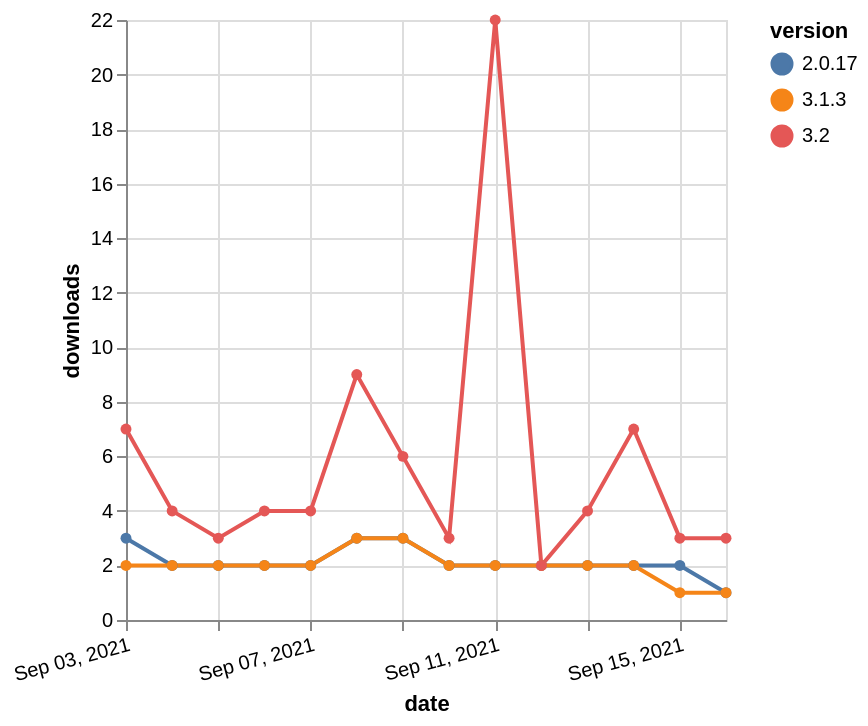

Express this chart as Vega-Lite.
### Vega-Lite specification from a JSON file in a GitHub repository (floating-point values rounded to 4 significant figures)
{"$schema": "https://vega.github.io/schema/vega-lite/v5.json", "description": "A simple bar chart with embedded data.", "data": {"values": [{"date": "2021-09-03", "total": 2763, "delta": 3, "version": "2.0.17"}, {"date": "2021-09-04", "total": 2765, "delta": 2, "version": "2.0.17"}, {"date": "2021-09-05", "total": 2767, "delta": 2, "version": "2.0.17"}, {"date": "2021-09-06", "total": 2769, "delta": 2, "version": "2.0.17"}, {"date": "2021-09-07", "total": 2771, "delta": 2, "version": "2.0.17"}, {"date": "2021-09-08", "total": 2774, "delta": 3, "version": "2.0.17"}, {"date": "2021-09-09", "total": 2777, "delta": 3, "version": "2.0.17"}, {"date": "2021-09-10", "total": 2779, "delta": 2, "version": "2.0.17"}, {"date": "2021-09-11", "total": 2781, "delta": 2, "version": "2.0.17"}, {"date": "2021-09-12", "total": 2783, "delta": 2, "version": "2.0.17"}, {"date": "2021-09-13", "total": 2785, "delta": 2, "version": "2.0.17"}, {"date": "2021-09-14", "total": 2787, "delta": 2, "version": "2.0.17"}, {"date": "2021-09-15", "total": 2789, "delta": 2, "version": "2.0.17"}, {"date": "2021-09-16", "total": 2790, "delta": 1, "version": "2.0.17"}, {"date": "2021-09-03", "total": 2665, "delta": 2, "version": "3.1.3"}, {"date": "2021-09-04", "total": 2667, "delta": 2, "version": "3.1.3"}, {"date": "2021-09-05", "total": 2669, "delta": 2, "version": "3.1.3"}, {"date": "2021-09-06", "total": 2671, "delta": 2, "version": "3.1.3"}, {"date": "2021-09-07", "total": 2673, "delta": 2, "version": "3.1.3"}, {"date": "2021-09-08", "total": 2676, "delta": 3, "version": "3.1.3"}, {"date": "2021-09-09", "total": 2679, "delta": 3, "version": "3.1.3"}, {"date": "2021-09-10", "total": 2681, "delta": 2, "version": "3.1.3"}, {"date": "2021-09-11", "total": 2683, "delta": 2, "version": "3.1.3"}, {"date": "2021-09-12", "total": 2685, "delta": 2, "version": "3.1.3"}, {"date": "2021-09-13", "total": 2687, "delta": 2, "version": "3.1.3"}, {"date": "2021-09-14", "total": 2689, "delta": 2, "version": "3.1.3"}, {"date": "2021-09-15", "total": 2690, "delta": 1, "version": "3.1.3"}, {"date": "2021-09-16", "total": 2691, "delta": 1, "version": "3.1.3"}, {"date": "2021-09-03", "total": 9657, "delta": 7, "version": "3.2"}, {"date": "2021-09-04", "total": 9661, "delta": 4, "version": "3.2"}, {"date": "2021-09-05", "total": 9664, "delta": 3, "version": "3.2"}, {"date": "2021-09-06", "total": 9668, "delta": 4, "version": "3.2"}, {"date": "2021-09-07", "total": 9672, "delta": 4, "version": "3.2"}, {"date": "2021-09-08", "total": 9681, "delta": 9, "version": "3.2"}, {"date": "2021-09-09", "total": 9687, "delta": 6, "version": "3.2"}, {"date": "2021-09-10", "total": 9690, "delta": 3, "version": "3.2"}, {"date": "2021-09-11", "total": 9712, "delta": 22, "version": "3.2"}, {"date": "2021-09-12", "total": 9714, "delta": 2, "version": "3.2"}, {"date": "2021-09-13", "total": 9718, "delta": 4, "version": "3.2"}, {"date": "2021-09-14", "total": 9725, "delta": 7, "version": "3.2"}, {"date": "2021-09-15", "total": 9728, "delta": 3, "version": "3.2"}, {"date": "2021-09-16", "total": 9731, "delta": 3, "version": "3.2"}]}, "width": "container", "mark": {"type": "line", "point": {"filled": true}}, "encoding": {"x": {"field": "date", "type": "temporal", "timeUnit": "yearmonthdate", "title": "date", "axis": {"labelAngle": -15}}, "y": {"field": "delta", "type": "quantitative", "title": "downloads"}, "color": {"field": "version", "type": "nominal"}, "tooltip": {"field": "delta"}}}
